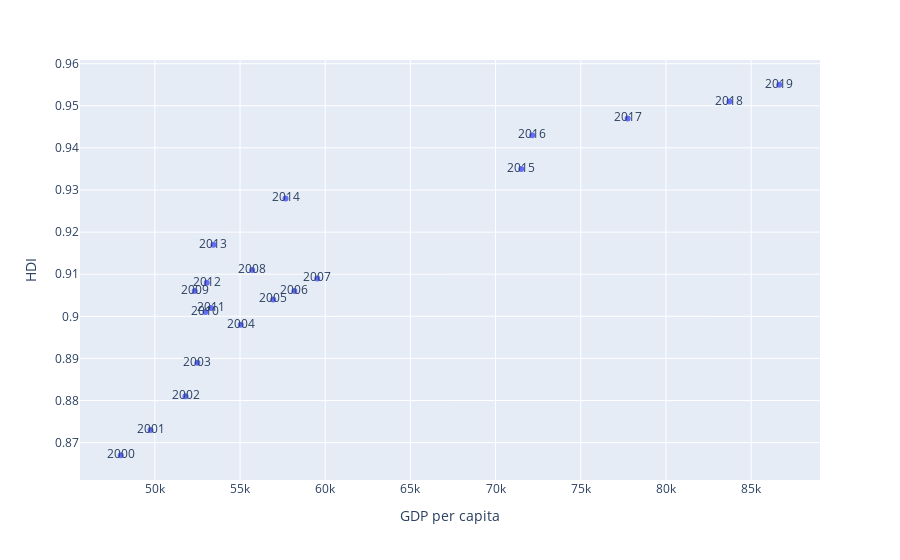

Source (notebook cell):
### Code cell
fig = px.scatter(df[df['Country']=='Ireland'], x= "GDP per capita", y = "HDI", text = 'Year' )#, opacity = 'Opa')

fig.show()

### Figure 1 — Plotly figure (JSON) as saved in the notebook; plotly's stock layout.template omitted (floating-point values rounded to 4 significant figures)
{"data": [{"hovertemplate": "GDP per capita=%{x}<br>HDI=%{y}<br>Year=%{text}<extra></extra>", "legendgroup": "", "marker": {"color": "#636efa", "symbol": "circle"}, "mode": "markers+text", "name": "", "orientation": "v", "showlegend": false, "text": [2000, 2001, 2002, 2003, 2004, 2005, 2006, 2007, 2008, 2009, 2010, 2011, 2012, 2013, 2014, 2015, 2016, 2017, 2018, 2019], "type": "scatter", "x": [48000.0, 49740.0, 51800.0, 52490.0, 55040.0, 56940.0, 58190.0, 59530.0, 55710.0, 52340.0, 52970.0, 53300.0, 53050.0, 53440.0, 57670.0, 71510.0, 72150.0, 77750.0, 83730.0, 86650.0], "xaxis": "x", "y": [0.867, 0.873, 0.881, 0.889, 0.898, 0.904, 0.906, 0.909, 0.911, 0.906, 0.901, 0.902, 0.908, 0.917, 0.928, 0.935, 0.943, 0.947, 0.951, 0.955], "yaxis": "y"}], "layout": {"legend": {"tracegroupgap": 0}, "margin": {"t": 60}, "xaxis": {"anchor": "y", "domain": [0, 1], "title": {"text": "GDP per capita"}}, "yaxis": {"anchor": "x", "domain": [0, 1], "title": {"text": "HDI"}}}}
